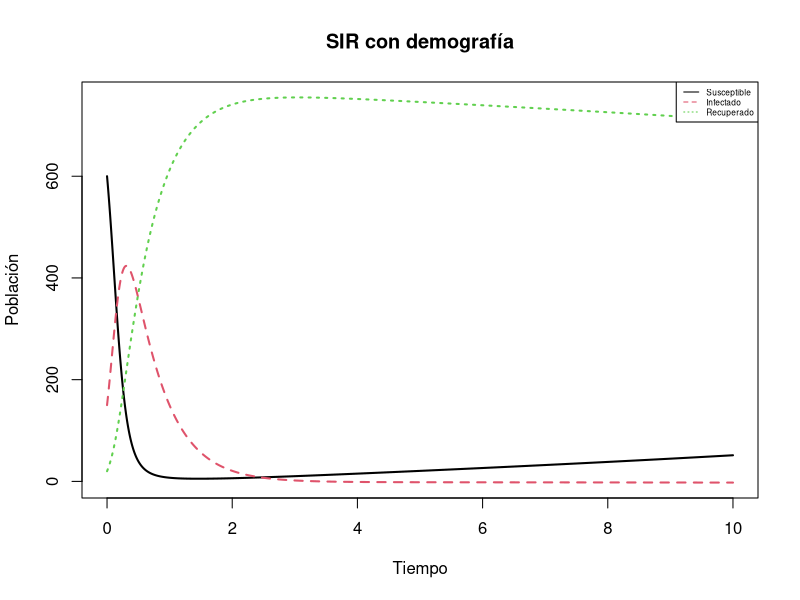
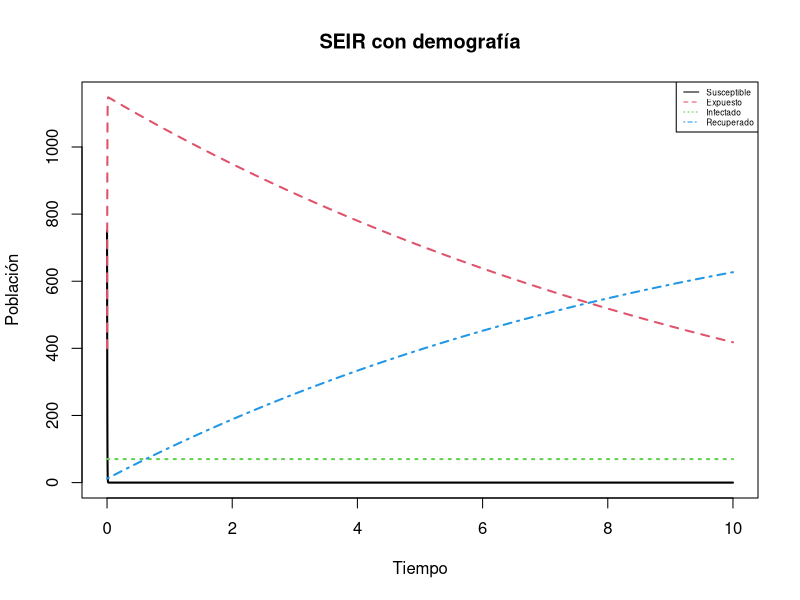
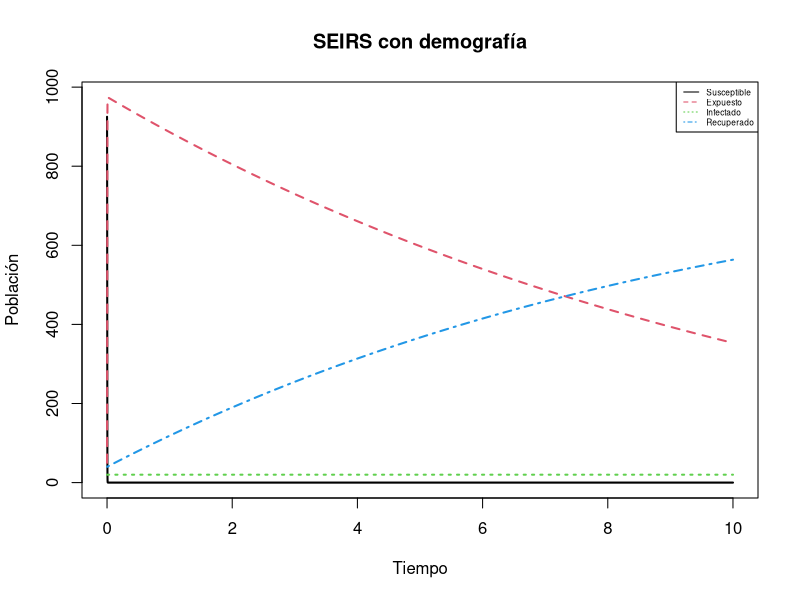

Here is the R script that generated these plots, in order:
## ---- chunk 1
knitr::opts_chunk$set(echo = TRUE)
## ---- chunk 2

library(deSolve)

## ---- chunk 3

SIR <- function(t, state, parameters) {
  
  with(as.list(c(state, parameters)), {
    
    # Definir las ecuaciones
    
    dS <- - beta * S * I / (S + I + R) + nu - mu 
    dI <- beta * S * I / (S + I + R) - gama * I - mu 
    dR <- gama * I - mu 
    list(c(dS, dI, dR))
  })
}


parametros <- c(nu = 8, beta= 12, mu = 3, gama = 2)

condiciones_iniciales <- c(S = 600, I = 150, R = 20)

tiempo <- seq(0, 10, by = 0.0001)

out <- ode(condiciones_iniciales, tiempo, SIR, parametros) 


## ---- chunk 4

matplot(out[ , 1], out[ , 2:4], type = "l", xlab = "Tiempo", ylab = "Población",
        main = "SIR con demografía", lwd = 2)
legend("topright", c("Susceptible", "Infectado","Recuperado"), 
       col = 1:3,lty=1:3,cex=0.5)

## ---- chunk 5

 SEIR <- function(t, state, parameters) {
  with(as.list(c(state, parameters)), {
    
    # Definir las ecuaciones
    
    dS <- nu - S * beta * I - mu * S
    dE <- S * beta * I - gama * I - mu * E
    dI <- gama * I - delta * I - mu * I
    dR <- delta * I - mu * R
    
    list(c(dS, dE, dI, dR))

  })
}

parametros <- c(mu = 0.01, beta = 0.38, gama=0.095, nu=0.03, delta=0.085)

condiciones_iniciales <- c(S = 750, I = 400, R = 70, E = 12)

tiempo <- seq(0, 10, by = 0.0001)

out <- ode(condiciones_iniciales, tiempo, SEIR, parametros) 


## ---- chunk 6

matplot(out[ , 1], out[ , 2:5], type = "l", xlab = "Tiempo", ylab = "Población",
        main = "SEIR con demografía", lwd = 2)
legend("topright", c("Susceptible", "Expuesto", "Infectado","Recuperado"), 
       col = 1:4, lty = 1:4, cex = 0.5)
## ---- chunk 7

 SEIRS <- function(t, state, parameters) {
  with(as.list(c(state, parameters)), {
    
    # Definir las ecuaciones
    
    dS <- nu - S * beta * I - mu * S + epsi * R
    dE <- S * beta * I - gama * I - mu * E
    dI <- gama * I - delta * I - mu * I
    dR <- delta * I - mu * R - epsi * R
    
    list(c(dS, dE, dI, dR))

  })
}

parametros <- c(mu = 0.01, beta = 0.98, gama = 0.095, nu = 0.03, delta = 0.085, epsi = 0.0051 )

condiciones_iniciales <- c(S = 925, I = 50, R = 20, E = 40)

tiempo <- seq(0, 10, by = 0.0001)

out <- ode(condiciones_iniciales, tiempo, SEIRS, parametros) 



## ---- chunk 8

matplot(out[ , 1], out[ , 2:5], type = "l", xlab = "Tiempo", ylab = "Población",
        main = "SEIRS con demografía", lwd = 2)
legend("topright", c("Susceptible", "Expuesto", "Infectado","Recuperado"), 
       col = 1:4, lty = 1:4,cex = 0.5)
